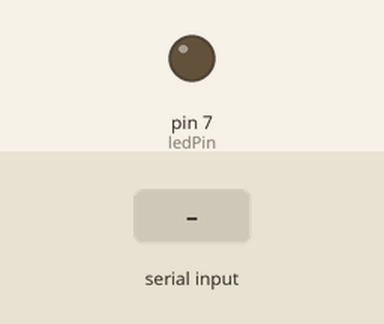
Bench run of a sketch on a simulated Arduino Uno, built with avr-gcc and run on an emulated ATmega328P. Shown: output pins drawn as LEDs (lit = HIGH). Dashed ring = blinking. The inputs (shaded band) are chosen by the test bench.

Above: at 1.2 s.
1.3 s: "90,45\n" received over Serial
At 1.7 s:
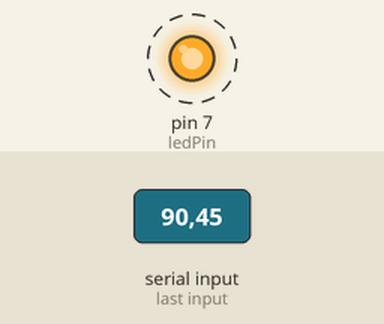
Timing chart, 0 to 10.3 s (numbered marks = the images above; inputs shaded):
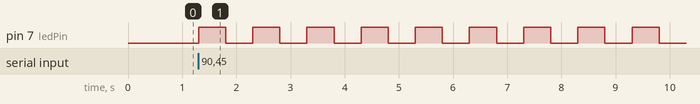

The sketch:

FingerCount.ino
```cpp
const int ledPin = 7; // Assuming LED is connected to pin 7

void setup() {
    Serial.begin(9600);
    pinMode(ledPin, OUTPUT);
}

void loop() {
    if (Serial.available() > 0) {
        int upCount = Serial.parseInt(); // Read the value from the serial port
        for (int i = 0; i < upCount; i++) {
            digitalWrite(ledPin, HIGH); // Turn on the LED
            delay(500); // Wait for 500ms
            digitalWrite(ledPin, LOW); // Turn off the LED
            delay(500); // Wait for 500ms
        }
    }
}
```

Measured:
- after the input at 1.3 s, pin 7 (ledPin): alternates HIGH for 0.50 s and LOW for 0.50 s, starting at once
